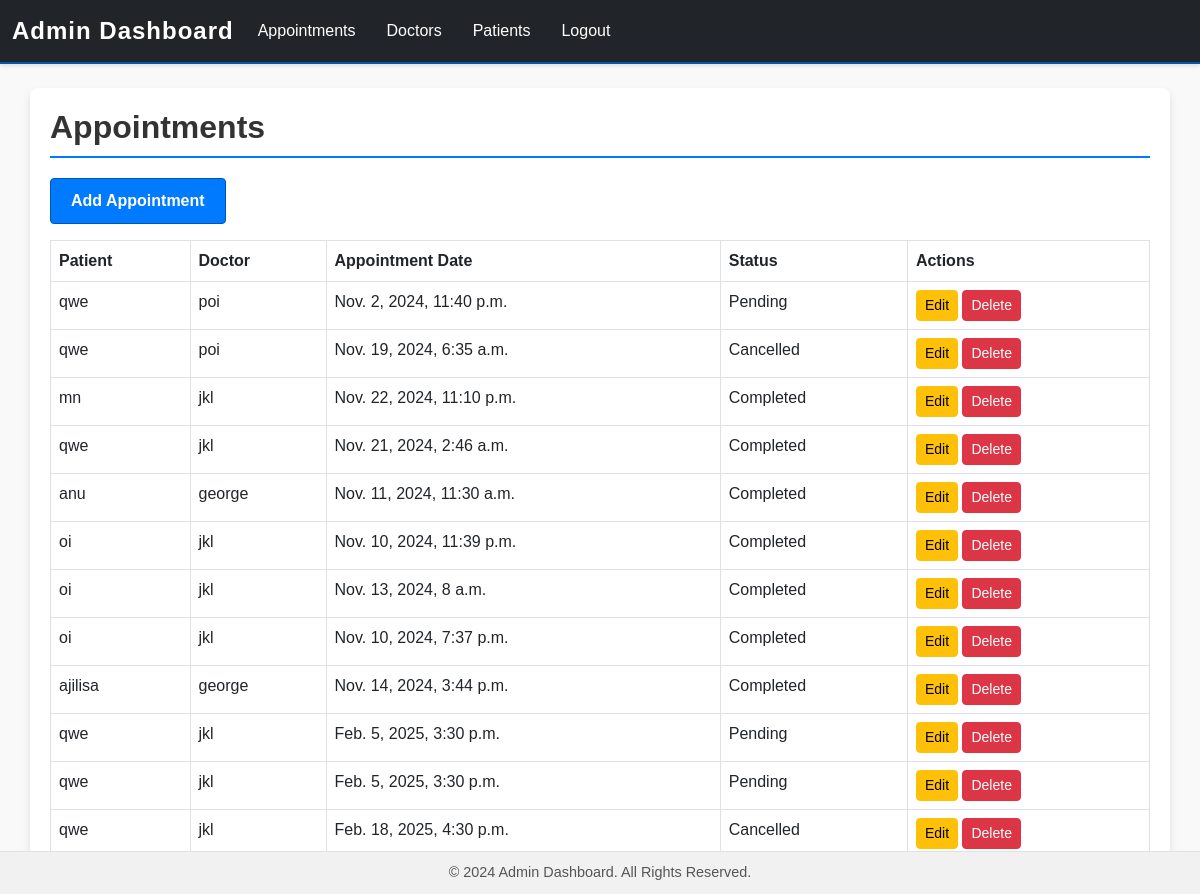
The app's page /appointments/ with its own data.
### appointments/models.py (models this page shows, shortened)
class Appointment(models.Model):
    patient = models.ForeignKey(Patient, on_delete=models.CASCADE)
    doctor = models.ForeignKey(Doctor, on_delete=models.CASCADE)
    problems_facing = models.TextField(blank=True, null=True)
    appointment_date = models.DateTimeField()
    is_approved = models.BooleanField(default=False)
    status = models.CharField(max_length=30, choices=(('Cancelled', 'Cancelled'), ('Pending', 'Pending'), ('Rescheduled', 'Rescheduled'), ('Confirmed', 'Confirmed'), ('Completed', 'Completed')))
    consultation_fee = models.DecimalField(max_digits=10, decimal_places=2, default=500)
    payment_status = models.BooleanField(default=False)

class Patient(models.Model):
    user = models.OneToOneField(User, on_delete=models.CASCADE)
    profile_pic = models.FileField(upload_to='doctor_profile', null=True, blank=True)
    phone_number = models.CharField(max_length=250)
    age = models.IntegerField(null=True, blank=True)
    dob = models.CharField(max_length=250, null=True, blank=True)
    gender = models.CharField(max_length=10, null=True, blank=True)
    address = models.TextField(blank=True, null=True)
    medical_history = models.TextField(blank=True, null=True)

class Doctor(models.Model):
    user = models.OneToOneField(User, on_delete=models.CASCADE)
    profile_pic = models.FileField(upload_to='doctor_profile', null=True, blank=True)
    phone_number = models.CharField(max_length=250)
    address = models.TextField(blank=True, null=True)
    specialization = models.CharField(max_length=250)
    is_approved = models.BooleanField(default=False)

### appointments/views.py (the view)
# urls.py: path('appointments/', views.view_appointments, name='view_appointments'),
def view_appointments(request):
    appointments = Appointment.objects.all()
    return render(request, 'admin_appointments.html', {'appointments': appointments})

### templates/admin_appointments.html
{% extends 'admin_base.html' %}
{% load static %}
{% block content %}
<h2>Appointments</h2>
<a href="{% url 'add_appointment' %}" class="btn btn-primary mb-3">Add Appointment</a>
<table class="table table-bordered">
    <thead>
        <tr>
            <th>Patient</th>
            <th>Doctor</th>
            <th>Appointment Date</th>
            <th>Status</th>
            <th>Actions</th>
        </tr>
    </thead>
    <tbody>
        {% for appointment in appointments %}
        <tr>
            <td>{{ appointment.patient.user.username }}</td>
            <td>{{ appointment.doctor.user.username }}</td>
            <td>{{ appointment.appointment_date }}</td>
            <td>{{ appointment.status }}</td>
            <td>
                <a href="{% url 'edit_appointment' appointment.id %}" class="btn btn-warning btn-sm">Edit</a>
                <a href="{% url 'delete_appointment' appointment.id %}" class="btn btn-danger btn-sm">Delete</a>
            </td>
        </tr>
        {% endfor %}
    </tbody>
</table>
{% endblock %}

### templates/admin_base.html (style rules this page uses)
body { font-family: 'Arial', sans-serif; background-color: #f9f9f9; color: #333333; margin: 0; padding: 0; }
.container h1, .container h2 { font-size: 2rem; font-weight: bold; color: #333333; margin-bottom: 20px; border-bottom: 2px solid #007bff; padding-bottom: 10px; }
.btn-primary { background-color: #007bff; border-color: #0056b3; transition: background-color 0.3s ease, border-color 0.3s ease; padding: 10px 20px; border-radius: 4px; font-size: 1rem; font-weight: bold; }

### records on screen
Appointment: patient.user.username "qwe", doctor.user.username "poi", appointment_date "Nov. 2, 2024, 11:40 p.m.", status "Pending"
Appointment: patient.user.username "qwe", doctor.user.username "poi", appointment_date "Nov. 19, 2024, 6:35 a.m.", status "Cancelled"
Appointment: patient.user.username "mn", doctor.user.username "jkl", appointment_date "Nov. 22, 2024, 11:10 p.m.", status "Completed"
Appointment: patient.user.username "qwe", doctor.user.username "jkl", appointment_date "Nov. 21, 2024, 2:46 a.m.", status "Completed"
Appointment: patient.user.username "anu", doctor.user.username "george", appointment_date "Nov. 11, 2024, 11:30 a.m.", status "Completed"
Appointment: patient.user.username "oi", doctor.user.username "jkl", appointment_date "Nov. 10, 2024, 11:39 p.m.", status "Completed"
Appointment: patient.user.username "oi", doctor.user.username "jkl", appointment_date "Nov. 13, 2024, 8 a.m.", status "Completed"
Appointment: patient.user.username "oi", doctor.user.username "jkl", appointment_date "Nov. 10, 2024, 7:37 p.m.", status "Completed"
Appointment: patient.user.username "ajilisa", doctor.user.username "george", appointment_date "Nov. 14, 2024, 3:44 p.m.", status "Completed"
Appointment: patient.user.username "qwe", doctor.user.username "jkl", appointment_date "Feb. 5, 2025, 3:30 p.m.", status "Pending"
Appointment: patient.user.username "qwe", doctor.user.username "jkl", appointment_date "Feb. 5, 2025, 3:30 p.m.", status "Pending"
Appointment: patient.user.username "qwe", doctor.user.username "jkl", appointment_date "Feb. 18, 2025, 4:30 p.m.", status "Cancelled"
